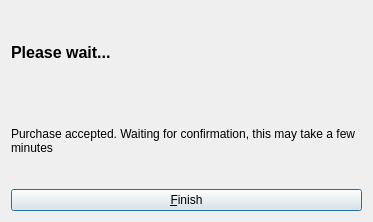
<?xml version="1.0" encoding="UTF-8"?>
<ui version="4.0">
 <class>OfferPayDialog</class>
 <widget class="QDialog" name="OfferPayDialog">
  <property name="geometry">
   <rect>
    <x>0</x>
    <y>0</y>
    <width>373</width>
    <height>222</height>
   </rect>
  </property>
  <property name="windowTitle">
   <string>Pay For Item</string>
  </property>
  <layout class="QGridLayout" name="gridLayout">
   <item row="1" column="0">
    <widget class="QLabel" name="purchaseHint">
     <property name="cursor">
      <cursorShape>IBeamCursor</cursorShape>
     </property>
     <property name="text">
      <string notr="true">Purchase accepted. Waiting for confirmation, this may take a few minutes</string>
     </property>
     <property name="textFormat">
      <enum>Qt::RichText</enum>
     </property>
     <property name="wordWrap">
      <bool>true</bool>
     </property>
     <property name="textInteractionFlags">
      <set>Qt::LinksAccessibleByMouse|Qt::TextSelectableByKeyboard|Qt::TextSelectableByMouse</set>
     </property>
    </widget>
   </item>
   <item row="0" column="0">
    <layout class="QHBoxLayout" name="horizontalLayout">
     <item>
      <widget class="QLabel" name="payMessage">
       <property name="font">
        <font>
         <pointsize>12</pointsize>
         <weight>75</weight>
         <bold>true</bold>
        </font>
       </property>
       <property name="cursor">
        <cursorShape>IBeamCursor</cursorShape>
       </property>
       <property name="text">
        <string>Please wait...</string>
       </property>
       <property name="wordWrap">
        <bool>true</bool>
       </property>
       <property name="textInteractionFlags">
        <set>Qt::LinksAccessibleByMouse|Qt::TextSelectableByKeyboard|Qt::TextSelectableByMouse</set>
       </property>
      </widget>
     </item>
    </layout>
   </item>
   <item row="2" column="0">
    <widget class="QPushButton" name="finishButton">
     <property name="text">
      <string>&amp;Finish</string>
     </property>
    </widget>
   </item>
  </layout>
 </widget>
 <resources>
  <include location="../syscoin.qrc"/>
 </resources>
 <connections/>
</ui>
